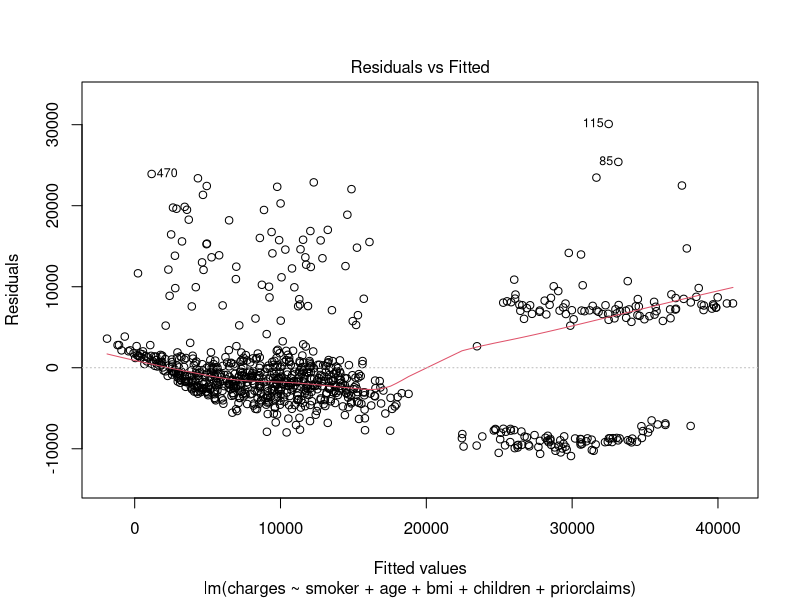
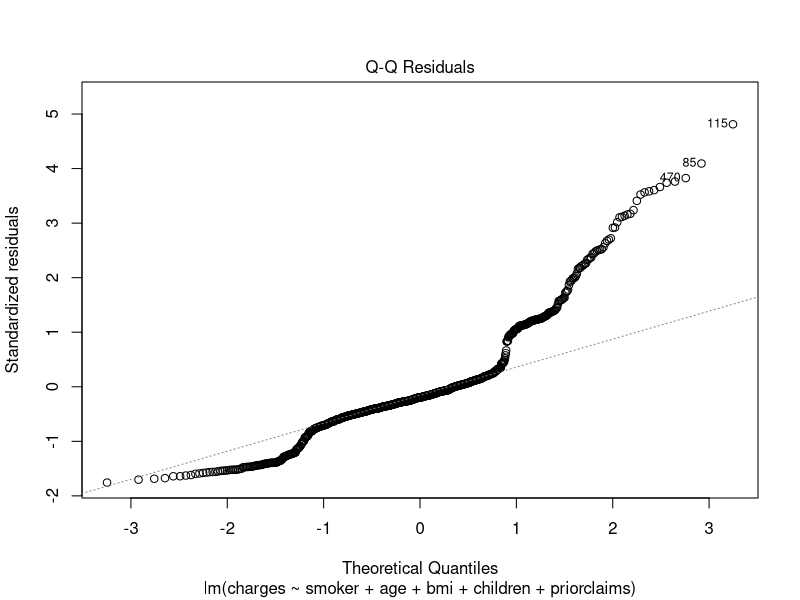
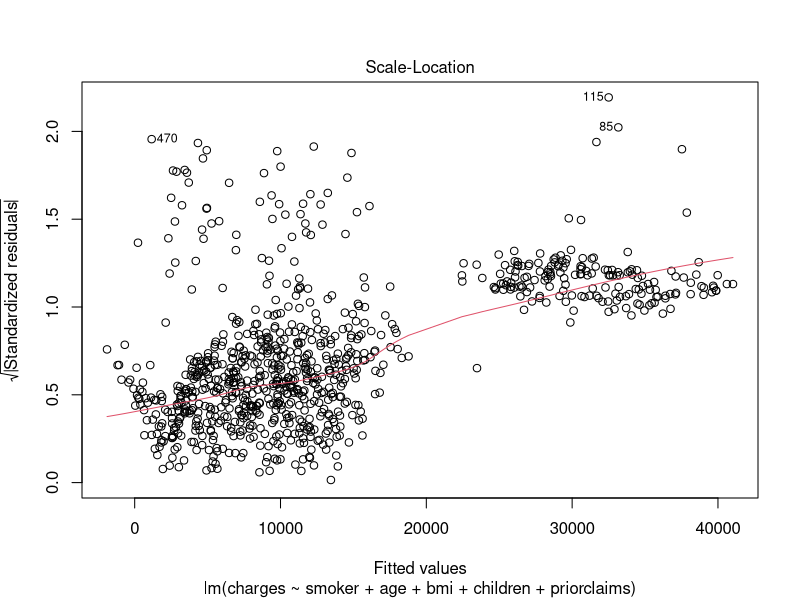
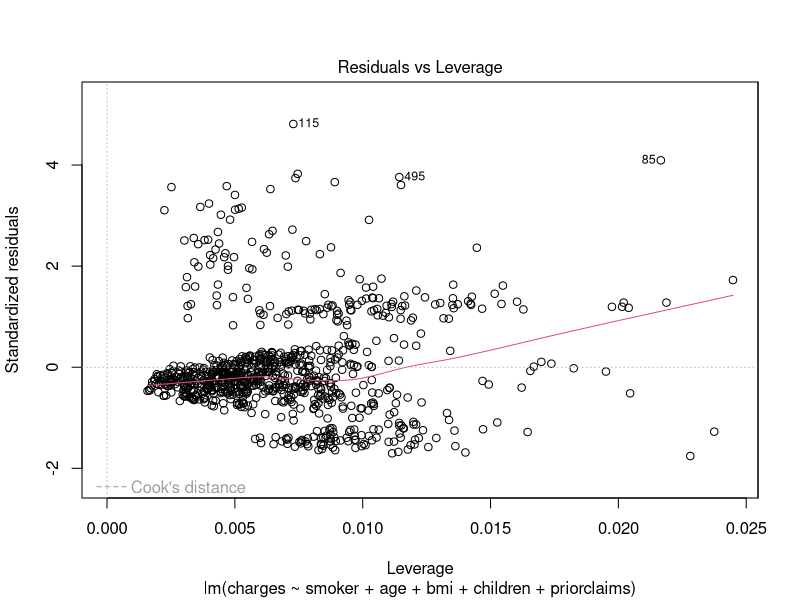
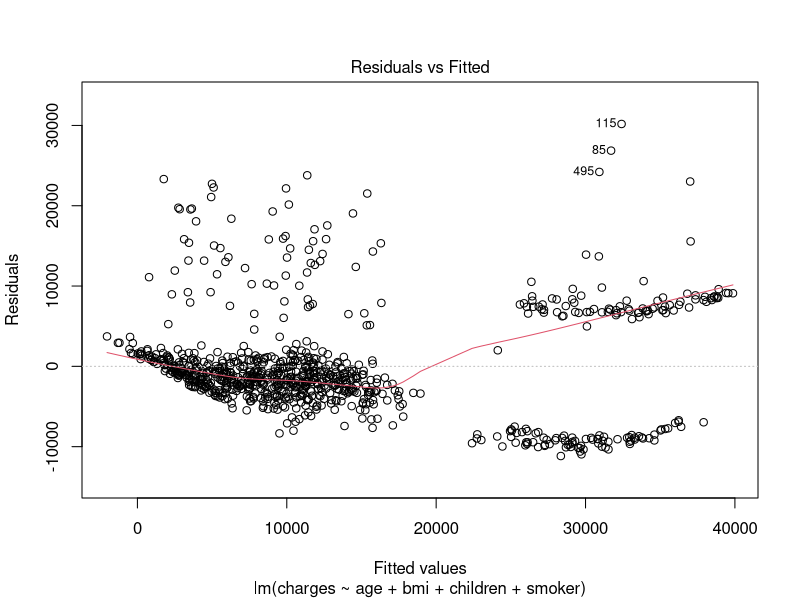
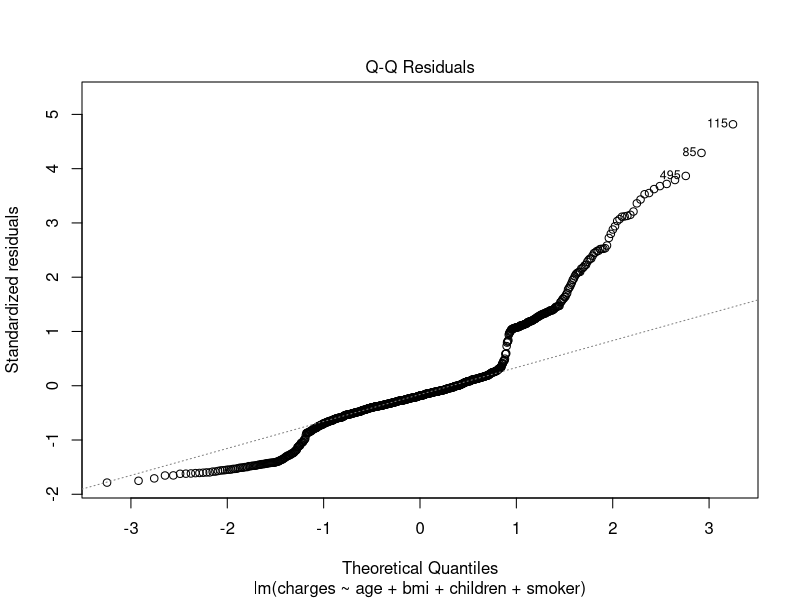
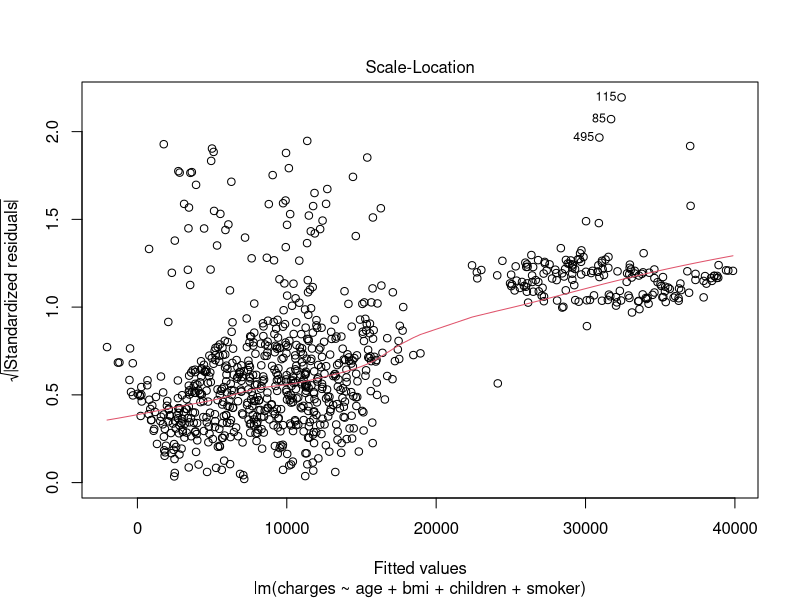
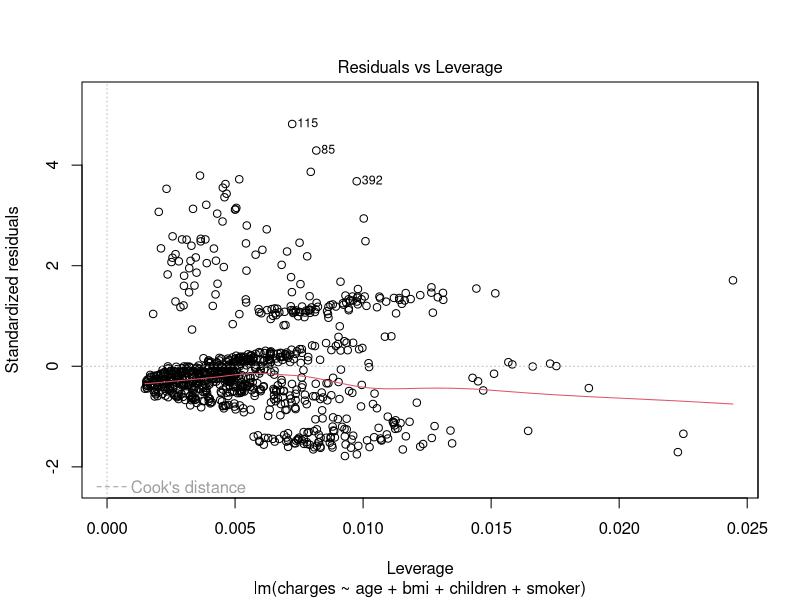

Generate these figures, in order, with R:
library(tidyverse)
library(Hmisc)
library(modelr)
library(caret)

insurance_data <- read.csv("insurance_data_S26.csv")
View(insurance_data)

# Cross Validation (80-20 split) - 

set.seed(550)
train_index <- sample(
  x = 1:nrow(insurance_data),
  size = floor(0.8*nrow(insurance_data))
)

insuranceTrain <- insurance_data[train_index, ]
insuranceValid <- insurance_data[-train_index, ]

insuranceTrainModel <- lm(
  formula = charges ~ .,
  data = insuranceTrain
)

insuranceValid <- insuranceValid %>%
  mutate(
    model1_predict = predict(
      object = insuranceTrainModel,
      newdata = insuranceValid
    )
  )
  
summary(insuranceTrainModel)


#FORWARD SELECTION (AIC)
null_insurance <- lm(
  charges ~ 1,
  data = insurance_data
)

full_insurance <-lm(
  charges ~ .,
  data = insurance_data
)

stats::step(
  object = null_insurance,
  scope = list(lower = null_insurance, upper = full_insurance),
  data = insurance_data,
  direction = 'forward'
)

FORWARD_AIC <- lm(charges~smoker+age+bmi+children+priorclaims, data = insurance_data)
summary(FORWARD_AIC) 
plot(FORWARD_AIC)


#thoughts?
#' remove prior claims, moth and region <- not significant
#' check for assumptions - distribution is not normal heavily right skewed, otherwise is linear, 
#' constant error variance and no outliers.
#' r^2 adjusted = 0.7239
#' --- once removing region, month becomes not significant under 5% rule

#BACKWARD BIC
stats::step(
  object = full_insurance,
  data = insurance_data,
  direction = "backward",
  k = log(nrow(insurance_data)),
  trace = 1
)

BACKWARDS_BIC <- lm(charges~age+bmi+children+smoker, data = insurance_data)
summary(BACKWARDS_BIC)
plot(BACKWARDS_BIC)
#'r^2 = 0.72, adj-r^2 = 0.72
#' all predictors are significant
#' check assumptions
